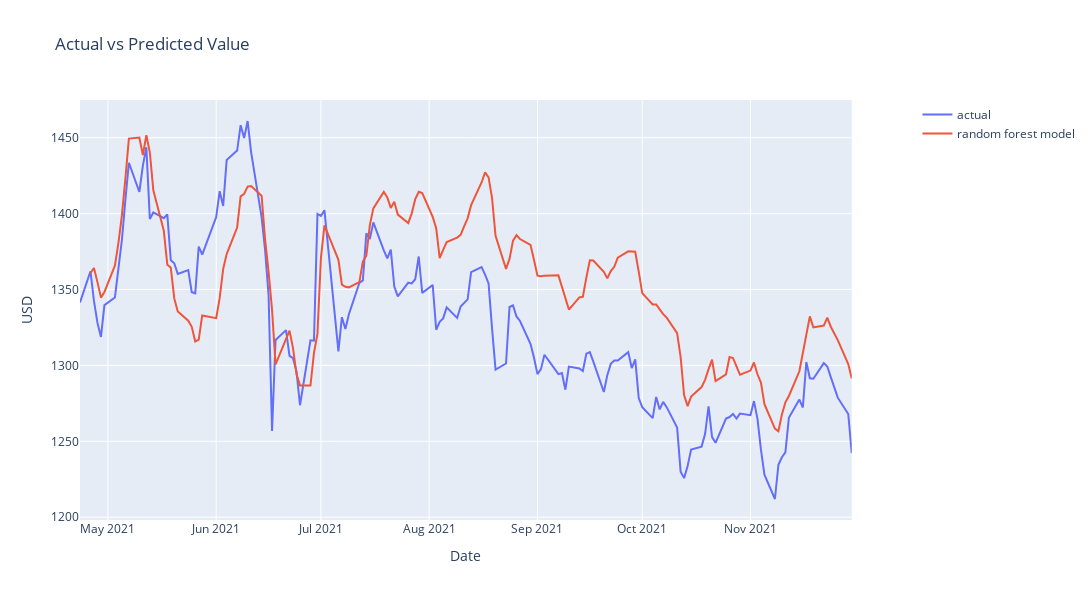

Here is the notebook cell this chart was saved with:
### Code cell
# fig = go.Figure()
fig = make_subplots(specs=[[{"secondary_y": True}]])

fig.add_trace(go.Scatter(x=df_rf['date'], y = df_rf['value'], name='actual'))
fig.add_trace(go.Scatter(x=df_rf['date'], y = df_rf['value_rf'], name='random forest model'))

# fig.add_trace(go.Scatter(x=df_rf['date'], y = df_rf['MSE'], name='MSE'), secondary_y=True)

fig['layout'].update(height=600, width=1500, title='Actual vs Predicted Value')

fig.update_xaxes(title_text="Date")
fig.update_yaxes(title_text="USD")

fig.show()

### Figure 1 — Plotly figure (JSON) as saved in the notebook; plotly's stock layout.template omitted (floating-point values rounded to 4 significant figures; data arrays with more than 128 entries replaced by an {"elided": "..."} marker saying what was removed)
{"data": [{"name": "actual", "type": "scatter", "x": {"elided": "154 str values"}, "y": {"elided": "154 float values"}}, {"name": "random forest model", "type": "scatter", "x": {"elided": "154 str values"}, "y": {"elided": "154 float values"}}], "layout": {"height": 600, "title": {"text": "Actual vs Predicted Value"}, "width": 1500, "xaxis": {"anchor": "y", "domain": [0, 0.94], "title": {"text": "Date"}}, "yaxis": {"anchor": "x", "domain": [0, 1], "title": {"text": "USD"}}, "yaxis2": {"anchor": "x", "overlaying": "y", "side": "right", "title": {"text": "USD"}}}}
